Frame 1 (no input): blank canvas, image omitted
Frame 60 (no input): blank canvas, image omitted
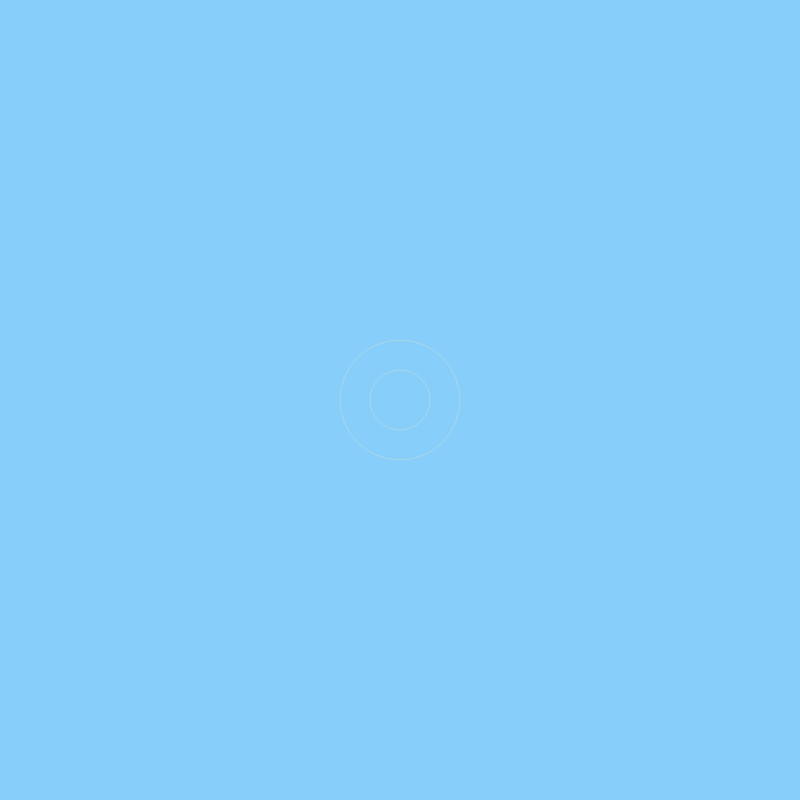
Frame 120 (the mouse pressed at the canvas centre since frame 60)

The p5.js sketch whose frames 1 and 60 were blank and that drew this single picture after the mouse press (run headless with seeded random() and noise() and a simulated clock; from frame 60 on, the mouse is pressed at the canvas centre):

// p5.js sketch
// ── sketch.js
//I chose to do the variation of adding inner circles to the ripple because I thought it 
//would make the ripples more realistic. I added a bit of space between each of the ripples
//and only did a few circles since real ripples are centered around a main circle. I think
//this turned out really well and I like how realistic it looks.

//I chose to do the variation of making the ripples reflect off of the edge of the canvas. I also
//made it so the ripples would disappear.

function setup() {
  createCanvas(800, 800);
  //Set to no fill.
  noFill();
}

//Create an empty array that will hold the ripples.
let ripplers = []; 

//Create a class for the ripplers.
class Rippler{
    //Constructor to make the ripple objects.
    constructor(x, y, diam){
        //Set x, y, and the diameter.
        this.x = x;
        this.y = y;
        this.diameter = diam;
        //Set the alpha value to fully opaque
        this.alpha = 255;
    }

    //Draw method
    draw(){
        //Set the color to a light blue and set the alpha value to the personal value.
        stroke(173, 216, 230, this.alpha);
        //Increment the diameter.
        this.diameter += 2;
        //Draw the outermost ripple.
        circle(this.x, this.y, this.diameter);
        //If the outermost ripple is big enough, draw an inner ripple.
        if (this.diameter > 80){
            circle(this.x, this.y, this.diameter-60);
        }
        //If the outermost ripple is big enough, draw an innermost ripple.
        if (this.diameter > 160){
            circle(this.x, this.y, this.diameter-140);
        }
        //If the left side of the ripple is near the left wall, create a new ripple as a reflection.
        if(isNear(this.x-this.diameter/2, 0, 0.7) && this.y > 0 && this.y <= 800){
            let r = new Rippler(this.x - this.diameter/2, this.y, 40);
            ripplers.push(r); 
        }
        //If the right side of the ripple is near the right wall, create a new ripple as a reflection
        if(isNear(this.x+this.diameter/2, 800, 0.7) && this.y > 0 && this.y <= 800){
            let r = new Rippler(this.x + this.diameter/2, this.y, 40);
            ripplers.push(r); 
        }
        //If the top of the ripple is near the top wall, create a new ripple as a reflection
        if(isNear(this.y-this.diameter/2, 0, 0.7) && this.x > 0 && this.x <= 800){
            let r = new Rippler(this.x, this.y-this.diameter/2, 40);
            ripplers.push(r);
        }
        //If the bottom of the ripple is near the bottom wall, create a new ripple as a reflection
        if(isNear(this.y+this.diameter/2, 800, 0.7) && this.x > 0 && this.x <= 800){
            let r = new Rippler(this.x, this.y+this.diameter/2, 40);
            ripplers.push(r);
        }
        //If the alpha value is low enough to not see the ripple, remove it from the list of ripples.
        if(this.alpha == 20){
            let index = ripplers.indexOf(this);
            ripplers.splice(index, 1);
        }
        //Decrement the alpha value.
        this.alpha = this.alpha - 0.5;
    }
}


function draw() {
  //Set the background color to blue to emulate water.
  background("LightSkyBlue");

  //A loop to iterate through the ripplers and draw each one.
  for(let i = 0; i < ripplers.length; i++){
    ripplers[i].draw();
  }
}

//Mouse pressed function
function mousePressed(){
    //Create a new rippler with the x and y values equal to where the cursor clicked.
    let r = new Rippler(mouseX, mouseY, 0);
    //Push the new rippler to the array.
    ripplers.push(r);
}


//function to determine whether a number is near a certain target
function isNear(num, target, threshold){
    //If the number is past the bounds, return false.
    if(num < 0 || num > 800.2){
        return false;
    }
   
    //Find the difference between the given number and the target. 
    let diff = Math.abs(num - target);
    //If the difference is less than the given threshold, return true.
    if(diff < threshold){
        return true;
    }else{
        return false;
    }
}
